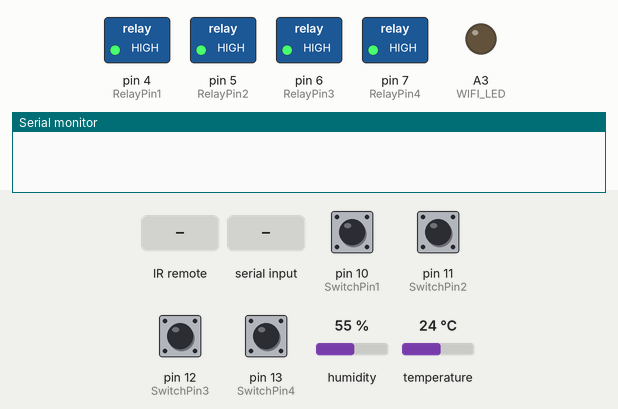
This sketch was run on a simulated Arduino Uno, built with avr-gcc and run on an emulated ATmega328P. Parts: switched loads named in the sketch (green lamp = pin HIGH), output pins drawn as LEDs (lit = HIGH), the last lines printed to the serial monitor. Inputs (shaded band) come from the test bench; at power-on: pin 10 (SwitchPin1), pin 11 (SwitchPin2), pin 12 (SwitchPin3), pin 13 (SwitchPin4) HIGH, humidity 55 %, temperature 24 °C. EEPROM starts erased.

Above: at 2.5 s.
2.6 s: infrared code 0x80BFF10E received
At 3.8 s:
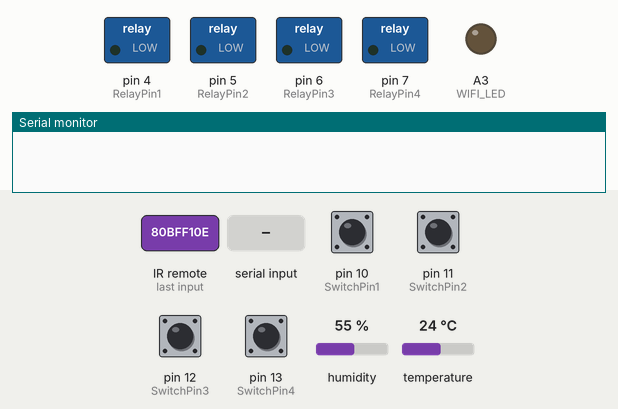
4.4 s: "A0" received over the second serial link
At 6.5 s:
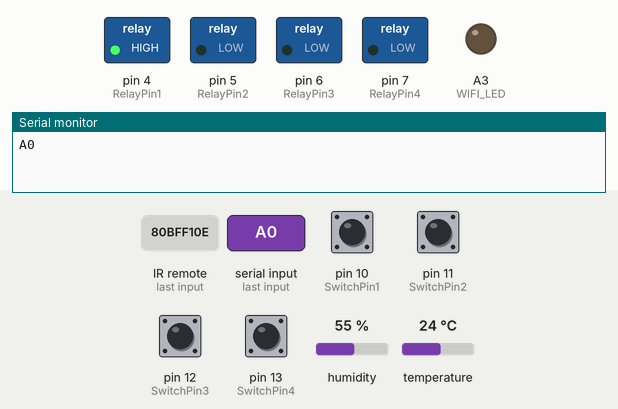
6.8 s: "B0" received over the second serial link
At 8.7 s:
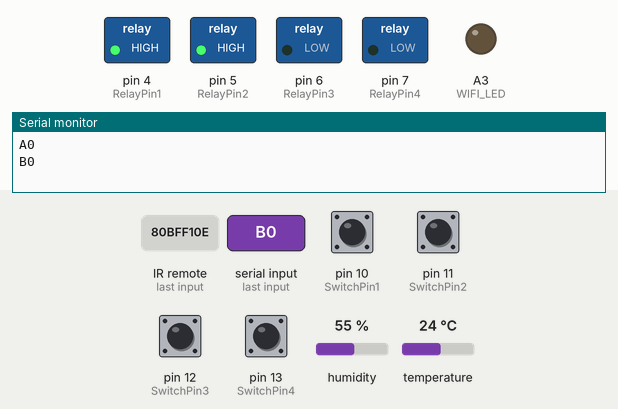
9.3 s: pin 10 (SwitchPin1) pulled LOW for 0.15 s
At 10.1 s:
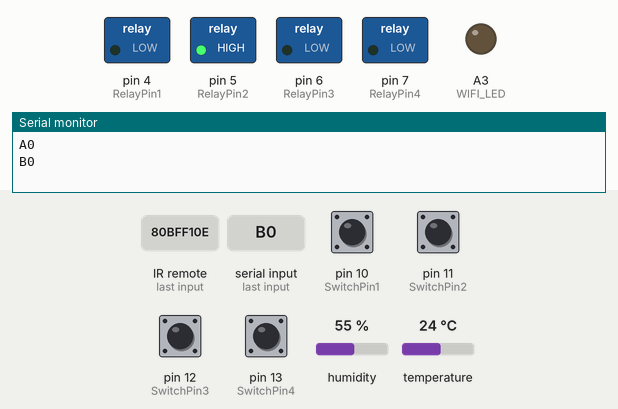
10.9 s: pin 12 (SwitchPin3) pulled LOW for 0.15 s
At 12.2 s:
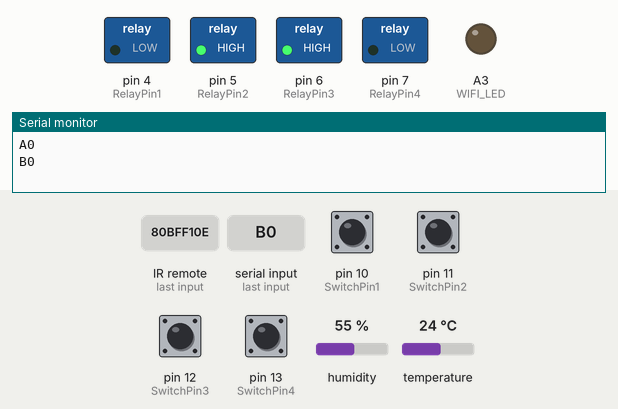
12.5 s: pin 11 (SwitchPin2) pulled LOW for 0.15 s
At 13.7 s:
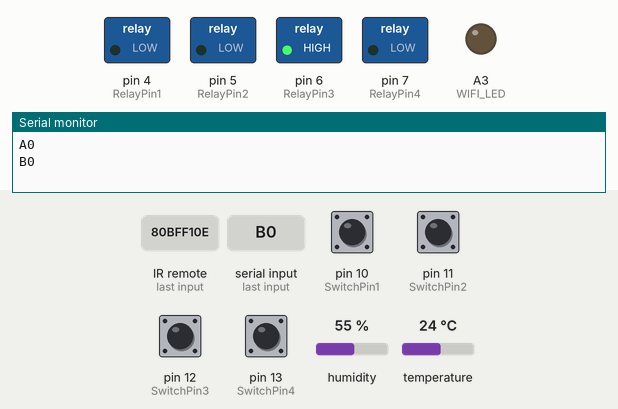
Timing chart, 0 to 15.1 s (numbered marks = the images above; inputs shaded):
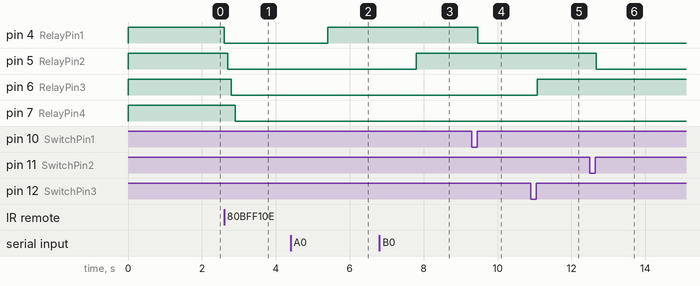

Measured:
- after the input at 2.6 s, pin 4 (RelayPin1): HIGH → LOW at once; pin 5 (RelayPin2): HIGH → LOW after 0.10 s; pin 6 (RelayPin3): HIGH → LOW after 0.20 s; pin 7 (RelayPin4): HIGH → LOW after 0.30 s
- after the input at 4.4 s, pin 4 (RelayPin1): LOW → HIGH after 1.0 s
- after the input at 6.8 s, pin 5 (RelayPin2): LOW → HIGH after 1.0 s
- after the input at 9.3 s, pin 4 (RelayPin1): HIGH → LOW after 0.17 s
- after the input at 10.9 s, pin 6 (RelayPin3): LOW → HIGH after 0.17 s
- after the input at 12.5 s, pin 5 (RelayPin2): HIGH → LOW after 0.17 s

The sketch:

Code_ArduinoUNO_EEPROM_WiFi_IR_Button_4Relay.ino
```cpp
/**********************************************************************************
 *  TITLE: WiFi (Arduino IoT Cloud) + IR + Manual Button (momentary) control 4 Relays with DHT11 Arduino EEPROM
 *  Click on the following links to learn more.
 *  YouTube Video: https://youtu.be/WLSg9S1_3do
 *  Related Blog : https://iotcircuithub.com/
 *  by Tech StudyCell
 *
 *  Download the libraries
 *  IRremote 3.6.1 Library:  https://github.com/Arduino-IRremote/Arduino-IRremote
 *  AceButton 1.9.2 Library: https://github.com/bxparks/AceButton
 *  Arduino-timer 2.3.1 Library: https://github.com/contrem/arduino-timer
 *  DHT Sensor 1.4.4 Library: https://github.com/adafruit/DHT-sensor-library
 **********************************************************************************/

#include <EEPROM.h>
#include <IRremote.h>
#include <SoftwareSerial.h>
#include <AceButton.h>
#include <DHT.h>
#include <arduino-timer.h>

auto timer = timer_create_default(); // create a timer with default settings
using namespace ace_button;

SoftwareSerial mySerial(2, 3); // RX, TX D2, D3

// define the GPIO connected with Relays and switches
#define RelayPin1 4  //D4
#define RelayPin2 5  //D5
#define RelayPin3 6  //D6
#define RelayPin4 7  //D7

#define SwitchPin1 10  //D10
#define SwitchPin2 11  //D11
#define SwitchPin3 12  //D12
#define SwitchPin4 13  //D13

#define DHTPIN      A1  //A1  pin connected with DHT
#define IR_RECV_PIN A0  //A0
#define WIFI_LED    A3  //A3

//Update the HEX code of IR Remote buttons 0x<HEX CODE>
#define IR_Button_1   0x80BF49B6
#define IR_Button_2   0x80BFC936
#define IR_Button_3   0x80BF33CC
#define IR_Button_4   0x80BF718E
#define IR_All_Off    0x80BF3BC4
#define IR_All_On     0x80BFF10E

// Uncomment whatever type you're using!
#define DHTTYPE DHT11     // DHT 11
//#define DHTTYPE DHT22   // DHT 22, AM2302, AM2321
//#define DHTTYPE DHT21   // DHT 21, AM2301


DHT dht(DHTPIN, DHTTYPE);
IRrecv irrecv(IR_RECV_PIN);
decode_results results;

String bt_data; // variable for storing bluetooth data
String pinStatus = "000000.00";
float temperature1 = 0;
float humidity1   = 0;

ButtonConfig config1;
AceButton button1(&config1);
ButtonConfig config2;
AceButton button2(&config2);
ButtonConfig config3;
AceButton button3(&config3);
ButtonConfig config4;
AceButton button4(&config4);

void handleEvent1(AceButton*, uint8_t, uint8_t);
void handleEvent2(AceButton*, uint8_t, uint8_t);
void handleEvent3(AceButton*, uint8_t, uint8_t);
void handleEvent4(AceButton*, uint8_t, uint8_t);

void relayOnOff(int relay){
 switch(relay){
      case 1:
            digitalWrite(RelayPin1, !digitalRead(RelayPin1)); // change state for relay-1
            EEPROM.update(0,digitalRead(RelayPin1));
            delay(100);
      break;
      case 2:
            digitalWrite(RelayPin2, !digitalRead(RelayPin2)); // change state for relay-2
            EEPROM.update(1,digitalRead(RelayPin2));
            delay(100);
      break;
      case 3:
            digitalWrite(RelayPin3, !digitalRead(RelayPin3)); // change state for relay-3
            EEPROM.update(2,digitalRead(RelayPin3));
            delay(100);
      break;
      case 4:
            digitalWrite(RelayPin4, !digitalRead(RelayPin4)); // change state for relay-4
            EEPROM.update(3,digitalRead(RelayPin4));
            delay(100);
      break;
      default : break;
      }
}

void eepromState()
{
  digitalWrite(RelayPin1, EEPROM.read(0)); delay(200);
  digitalWrite(RelayPin2, EEPROM.read(1)); delay(200);
  digitalWrite(RelayPin3, EEPROM.read(2)); delay(200);
  digitalWrite(RelayPin4, EEPROM.read(3)); delay(200);
}

void wifi_control()
{
  if(mySerial.available()) {
    bt_data = mySerial.readString();
    Serial.println(bt_data);
        if(bt_data == "A1") { digitalWrite(RelayPin1, LOW);  EEPROM.update(0,LOW); } // if 'A1' received Turn on Relay1
        if(bt_data == "A0") { digitalWrite(RelayPin1, HIGH); EEPROM.update(0,HIGH); } // if 'A0' received Turn off Relay1
        if(bt_data == "B1") { digitalWrite(RelayPin2, LOW);  EEPROM.update(1,LOW); } // if 'B1' received Turn on Relay2
        if(bt_data == "B0") { digitalWrite(RelayPin2, HIGH); EEPROM.update(1,HIGH); } // if 'B0' received Turn off Relay2
        if(bt_data == "C1") { digitalWrite(RelayPin3, LOW);  EEPROM.update(2,LOW); } // if 'C1' received Turn on Relay3
        if(bt_data == "C0") { digitalWrite(RelayPin3, HIGH); EEPROM.update(2,HIGH); } // if 'C0' received Turn off Relay3
        if(bt_data == "D1") { digitalWrite(RelayPin4, LOW);  EEPROM.update(3,LOW); } // if 'D1' received Turn on Relay4
        if(bt_data == "D0") { digitalWrite(RelayPin4, HIGH); EEPROM.update(3,HIGH); } // if 'D0' received Turn off Relay4
        //if(bt_data == "W1") { digitalWrite(WIFI_LED, HIGH); } // if 'W1' Turn on WiFi LED
        //if(bt_data == "W0") { digitalWrite(WIFI_LED, LOW); } // if 'W0' Turn off WiFi LED
        delay(200);
        pinStatus = String(!digitalRead(RelayPin1)) + String(!digitalRead(RelayPin2)) + String(!digitalRead(RelayPin3)) + String(!digitalRead(RelayPin4))+ String(temperature1);
        mySerial.print(pinStatus);
  }
}

void ir_remote(){
  if (irrecv.decode(&results)) {

      switch(results.value){
          case IR_Button_1:  relayOnOff(1);     break;
          case IR_Button_2:  relayOnOff(2);     break;
          case IR_Button_3:  relayOnOff(3);     break;
          case IR_Button_4:  relayOnOff(4);     break;
          case IR_All_Off:   all_Switch_OFF();  break;
          case IR_All_On:    all_Switch_ON();   break;
          default : break;
        }
        //Serial.println(results.value, HEX);
        irrecv.resume();
  }
}

void all_Switch_ON(){
  digitalWrite(RelayPin1, LOW); EEPROM.update(0,LOW); delay(100);
  digitalWrite(RelayPin2, LOW); EEPROM.update(1,LOW); delay(100);
  digitalWrite(RelayPin3, LOW); EEPROM.update(2,LOW); delay(100);
  digitalWrite(RelayPin4, LOW); EEPROM.update(3,LOW); delay(100);
}

void all_Switch_OFF(){
  digitalWrite(RelayPin1, HIGH); EEPROM.update(0,HIGH); delay(100);
  digitalWrite(RelayPin2, HIGH); EEPROM.update(1,HIGH); delay(100);
  digitalWrite(RelayPin3, HIGH); EEPROM.update(2,HIGH); delay(100);
  digitalWrite(RelayPin4, HIGH); EEPROM.update(3,HIGH); delay(100);
}

void readSensor(){

  float h = dht.readHumidity();
  float t = dht.readTemperature(); // or dht.readTemperature(true) for Fahrenheit

  if (isnan(h) || isnan(t)) {
    Serial.println("Failed to read from DHT sensor!");
    return;
  }
  else {
    humidity1 = h;
    temperature1 = t;
  }
}

void sendStatus(){
  readSensor();
  pinStatus = String(!digitalRead(RelayPin1)) + String(!digitalRead(RelayPin2)) + String(!digitalRead(RelayPin3)) + String(!digitalRead(RelayPin4))+ String(temperature1);
  mySerial.print(pinStatus);
}

void setup() {
  Serial.begin(9600);
  mySerial.begin(9600);

  dht.begin();
  irrecv.enableIRIn(); // Start the receiver

  pinMode(RelayPin1, OUTPUT);
  pinMode(RelayPin2, OUTPUT);
  pinMode(RelayPin3, OUTPUT);
  pinMode(RelayPin4, OUTPUT);
  pinMode(WIFI_LED, OUTPUT);

  pinMode(SwitchPin1, INPUT_PULLUP);
  pinMode(SwitchPin2, INPUT_PULLUP);
  pinMode(SwitchPin3, INPUT_PULLUP);
  pinMode(SwitchPin4, INPUT_PULLUP);

  //During Starting all Relays should TURN OFF
  digitalWrite(RelayPin1, HIGH);
  digitalWrite(RelayPin2, HIGH);
  digitalWrite(RelayPin3, HIGH);
  digitalWrite(RelayPin4, HIGH);
  digitalWrite(WIFI_LED, LOW);

  config1.setEventHandler(button1Handler);
  config2.setEventHandler(button2Handler);
  config3.setEventHandler(button3Handler);
  config4.setEventHandler(button4Handler);

  button1.init(SwitchPin1);
  button2.init(SwitchPin2);
  button3.init(SwitchPin3);
  button4.init(SwitchPin4);

  delay(500);
  eepromState();
  // call the toggle_led function every 2000 millis (2 seconds)
  timer.every(2000, sendStatus);
}

void loop() {

  ir_remote();
  wifi_control();

  button1.check();
  button2.check();
  button3.check();
  button4.check();

  timer.tick(); // tick the timer
}

void button1Handler(AceButton* button, uint8_t eventType, uint8_t buttonState) {
  switch (eventType) {
    case AceButton::kEventReleased:
      relayOnOff(1);
      break;
  }
}
void button2Handler(AceButton* button, uint8_t eventType, uint8_t buttonState) {
  switch (eventType) {
    case AceButton::kEventReleased:
      relayOnOff(2);
      break;
  }
}
void button3Handler(AceButton* button, uint8_t eventType, uint8_t buttonState) {
  switch (eventType) {
    case AceButton::kEventReleased:
      relayOnOff(3);
      break;
  }
}
void button4Handler(AceButton* button, uint8_t eventType, uint8_t buttonState) {
  switch (eventType) {
    case AceButton::kEventReleased:
      relayOnOff(4);
      break;
  }
}
```
